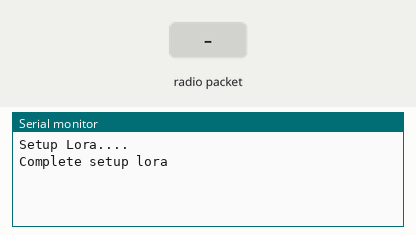
This sketch was run on a simulated Arduino Pro Mini, built with avr-gcc and run on an emulated ATmega328P. Parts: the last lines printed to the serial monitor. The test bench sets the inputs (shaded band). Random numbers use the default seed unless the sketch sets one; no radio packets arrive unless stated.

Above: at 1.2 s.
1.3 s: radio packet "node02" arrives
At 1.9 s:
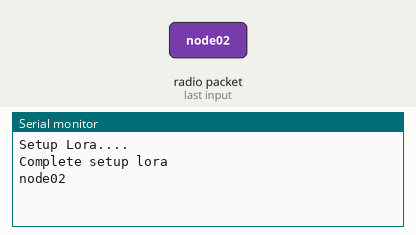
3.5 s: radio packet "1" arrives
At 3.81 s:
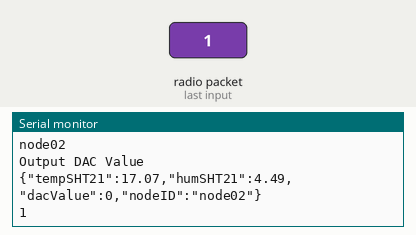
Timing chart, 0 to 6.5 s (numbered marks = the images above; inputs shaded):
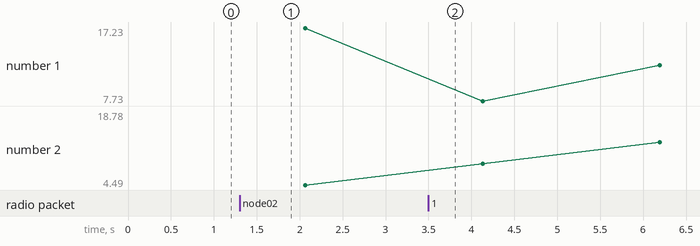

The sketch:

sol-pro-mini-node_2.ino
```cpp
#include <SPI.h>
#include <LoRa.h>
#include <ThreadController.h>
#include <SHT21.h>
#include <Wire.h>
#include <Adafruit_MCP4725.h>
#include "LocalState.cpp"
#include "Node01State.cpp"

ThreadController controller = ThreadController();
Thread sync_data_thread = Thread();
Thread get_sht21_thread = Thread();
Thread output_dac_thread = Thread();
Adafruit_MCP4725 dac;
SHT21 sht;

LocalState* localState = new LocalState();
Node01State* node01State = new Node01State();


const int csPin = 10;
const int resetPin = 5;
const int irqPin = 2;

void setup() {
  Wire.begin();
  dac.begin(0x62);
  Serial.begin(115200);
  while (!Serial);

  LoRa.setPins(csPin, resetPin, irqPin);
  Serial.println("Setup Lora....");
  if (!LoRa.begin(525E6)) {
    Serial.println("Starting LoRa failed!");
  }
  Serial.println("Complete setup lora");

  LoRa.onReceive(onReceive);
  LoRa.receive();

  sync_data_thread.onRun(syncData);
  sync_data_thread.setInterval(2000);
  get_sht21_thread.onRun(getSHT21);
  get_sht21_thread.setInterval(1800);
  output_dac_thread.onRun(outputDAC);
  output_dac_thread.setInterval(2000);
  controller.add(&sync_data_thread);
  controller.add(&get_sht21_thread);
  controller.add(&output_dac_thread);
}

void loop() {
  controller.run();
}

void syncData() {
  String dataState = localState->getState();
  sendData(dataState);
  Serial.println(dataState);
}

void getSHT21() {
  //float temp = sht.getTemperature();  // get temp from SHT
  //float humidity = sht.getHumidity(); // get temp from SHT
  //localState->setTempSHT21(sht.getTemperature());
  //localState->setHumSHT21(sht.getHumidity());
  float tempSHT21 = random(100, 2000) / 100.0;
  float humSHT21 = random(100, 2000) / 100.0;
  localState->setTempSHT21(tempSHT21);
  localState->setHumSHT21(humSHT21);
}

void onReceive(int packetSize) {
  char messageLora[packetSize + 1];
  for (int i = 0; i < packetSize; i++) {
    messageLora[i] = (char)LoRa.read();
  }
  messageLora[packetSize] = '\0';
  Serial.println(messageLora);
  node01State->updateState(messageLora);
  localState->updateState(messageLora);
}

void sendData(String anything) {
  if (LoRa.beginPacket() != 0) {
    LoRa.beginPacket();
    LoRa.print(anything);
    LoRa.endPacket();
    LoRa.receive();
  }
}

void outputDAC() {
  int dacValue = localState->getDacValue();
  dac.setVoltage(dacValue, false);
  Serial.println("Output DAC Value");
}
```

LocalState.cpp
```cpp
#include <Arduino.h>
#include <ArduinoJson.h>

class LocalState {
  private:
    float tempSHT21 = 0.0;
    float humSHT21 = 0.0;
    int dacValue = 0;
    String nodeID = "node02";

  public:
    void setTempSHT21(float tempSHT21) {
      this->tempSHT21 = tempSHT21;
    }
    float getTempSHT21() {
      return this->tempSHT21;
    }

    void setHumSHT21(float humSHT21) {
      this->humSHT21 = humSHT21;
    }
    float getHumSHT21() {
      return this->humSHT21;
    }

    void setDacValue(float dacValue) {
      this->dacValue = dacValue;
    }
    float getDacValue() {
      return this->dacValue;
    }

    String getState() {
      StaticJsonBuffer<128> jsonBuffer;
      JsonObject& doc = jsonBuffer.createObject();
      String s = "";
      doc["tempSHT21"] = this->tempSHT21;
      doc["humSHT21"] =  this->humSHT21;
      doc["dacValue"] = this->dacValue;
      doc["nodeID"] = this->nodeID;
      doc.printTo(s);
      return s;
    }

    void updateState(String loraBuffer) {
      DynamicJsonBuffer jb;
      JsonObject& doc  = jb.parseObject(loraBuffer);
      if (doc.containsKey("nodeID")) {
        if (doc["nodeID"] == "node02") {
          if (doc.containsKey("dacValue")) {
            this->dacValue = doc["dacValue"];
          }
        }
      }
    }
};
```

Node01State.cpp
```cpp
#include <Arduino.h>
#include <ArduinoJson.h>

class Node01State {
  private:
    float tempSHT21 = 0.0;
    float humSHT21 = 0.0;
    float ds18b20 = 0.0;
    String nodeID = "node01";

  public:
    void setTempSHT21(float tempSHT21) {
      this->tempSHT21 = tempSHT21;
    }
    float getTempSHT21() {
      return this->tempSHT21;
    }

    void setHumSHT21(float humSHT21) {
      this->tempSHT21 = humSHT21;
    }
    float getHumSHT21() {
      return this->humSHT21;
    }

    void setDs18b20(float ds18b20) {
      this->ds18b20 = ds18b20;
    }
    float getDs18b20() {
      return this->ds18b20;
    }

    String getState() {
      StaticJsonBuffer<128> jsonBuffer;
      JsonObject& doc = jsonBuffer.createObject();
      String s = "";
      doc["tempSHT21"] = this->tempSHT21;
      doc["humSHT21"] =  this->humSHT21;
      doc["ds18b20"] = this->ds18b20;
      doc["nodeID"] = this->nodeID;
      doc.printTo(s);
      return s;
    }

    void updateState(String loraBuffer) {
      DynamicJsonBuffer jb;
      JsonObject& doc  = jb.parseObject(loraBuffer);
      if (doc.containsKey("nodeID")) {
        if (doc["nodeID"] == "node01") {
          this->tempSHT21 = doc["tempSHT21"];
          this->humSHT21 = doc["humSHT21"];
          this->ds18b20 = doc["ds18b20"];
        }
      }
    }
};
```

Measured:
- after the input at 1.3 s, the serial monitor: prints a new line at once (image 1)
- after the input at 3.5 s, the serial monitor: prints a new line at once (image 2)
